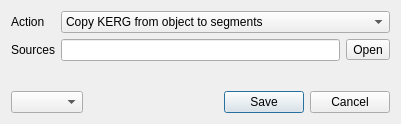
<?xml version="1.0" encoding="UTF-8"?>
<ui version="4.0">
 <class>KergDialog</class>
 <widget class="QDialog" name="KergDialog">
  <property name="geometry">
   <rect>
    <x>0</x>
    <y>0</y>
    <width>400</width>
    <height>124</height>
   </rect>
  </property>
  <property name="windowTitle">
   <string>Edit KERG</string>
  </property>
  <property name="windowIcon">
   <iconset theme="appointment-new">
    <normaloff>.</normaloff>.</iconset>
  </property>
  <layout class="QGridLayout" name="gridLayout">
   <item row="0" column="0">
    <widget class="QLabel" name="actionLabel">
     <property name="text">
      <string>Action</string>
     </property>
     <property name="buddy">
      <cstring>actionCombo</cstring>
     </property>
    </widget>
   </item>
   <item row="0" column="1">
    <widget class="QComboBox" name="actionCombo">
     <item>
      <property name="text">
       <string>Copy KERG from object to segments</string>
      </property>
     </item>
     <item>
      <property name="text">
       <string>Select newest KERG from segments</string>
      </property>
     </item>
    </widget>
   </item>
   <item row="1" column="0">
    <widget class="QLabel" name="sourceLabel">
     <property name="text">
      <string>Sources</string>
     </property>
     <property name="buddy">
      <cstring>sourceEdit</cstring>
     </property>
    </widget>
   </item>
   <item row="1" column="1">
    <layout class="QHBoxLayout" name="sourceLayout">
     <item>
      <widget class="QLineEdit" name="sourceEdit">
       <property name="readOnly">
        <bool>true</bool>
       </property>
      </widget>
     </item>
     <item>
      <widget class="QToolButton" name="openButton">
       <property name="text">
        <string>Open</string>
       </property>
       <property name="icon">
        <iconset theme="document-open">
         <normaloff>.</normaloff>.</iconset>
       </property>
      </widget>
     </item>
    </layout>
   </item>
   <item row="2" column="0" colspan="2">
    <spacer name="verticalSpacer">
     <property name="orientation">
      <enum>Qt::Vertical</enum>
     </property>
     <property name="sizeHint" stdset="0">
      <size>
       <width>379</width>
       <height>11</height>
      </size>
     </property>
    </spacer>
   </item>
   <item row="3" column="0" colspan="2">
    <layout class="QHBoxLayout" name="toolsLayout">
     <item>
      <widget class="QComboBox" name="optionsCombo"/>
     </item>
     <item>
      <widget class="QDialogButtonBox" name="buttonBox">
       <property name="orientation">
        <enum>Qt::Horizontal</enum>
       </property>
       <property name="standardButtons">
        <set>QDialogButtonBox::Cancel|QDialogButtonBox::Save</set>
       </property>
      </widget>
     </item>
    </layout>
   </item>
  </layout>
 </widget>
 <resources/>
 <connections>
  <connection>
   <sender>buttonBox</sender>
   <signal>accepted()</signal>
   <receiver>KergDialog</receiver>
   <slot>accept()</slot>
   <hints>
    <hint type="sourcelabel">
     <x>336</x>
     <y>108</y>
    </hint>
    <hint type="destinationlabel">
     <x>157</x>
     <y>274</y>
    </hint>
   </hints>
  </connection>
  <connection>
   <sender>buttonBox</sender>
   <signal>rejected()</signal>
   <receiver>KergDialog</receiver>
   <slot>reject()</slot>
   <hints>
    <hint type="sourcelabel">
     <x>389</x>
     <y>108</y>
    </hint>
    <hint type="destinationlabel">
     <x>286</x>
     <y>274</y>
    </hint>
   </hints>
  </connection>
  <connection>
   <sender>openButton</sender>
   <signal>clicked()</signal>
   <receiver>KergDialog</receiver>
   <slot>openButtonClicked()</slot>
   <hints>
    <hint type="sourcelabel">
     <x>376</x>
     <y>51</y>
    </hint>
    <hint type="destinationlabel">
     <x>552</x>
     <y>56</y>
    </hint>
   </hints>
  </connection>
  <connection>
   <sender>actionCombo</sender>
   <signal>currentIndexChanged(int)</signal>
   <receiver>KergDialog</receiver>
   <slot>actionIndexChanged(int)</slot>
   <hints>
    <hint type="sourcelabel">
     <x>382</x>
     <y>21</y>
    </hint>
    <hint type="destinationlabel">
     <x>816</x>
     <y>14</y>
    </hint>
   </hints>
  </connection>
 </connections>
 <slots>
  <slot>openButtonClicked()</slot>
  <slot>actionIndexChanged(int)</slot>
 </slots>
</ui>
